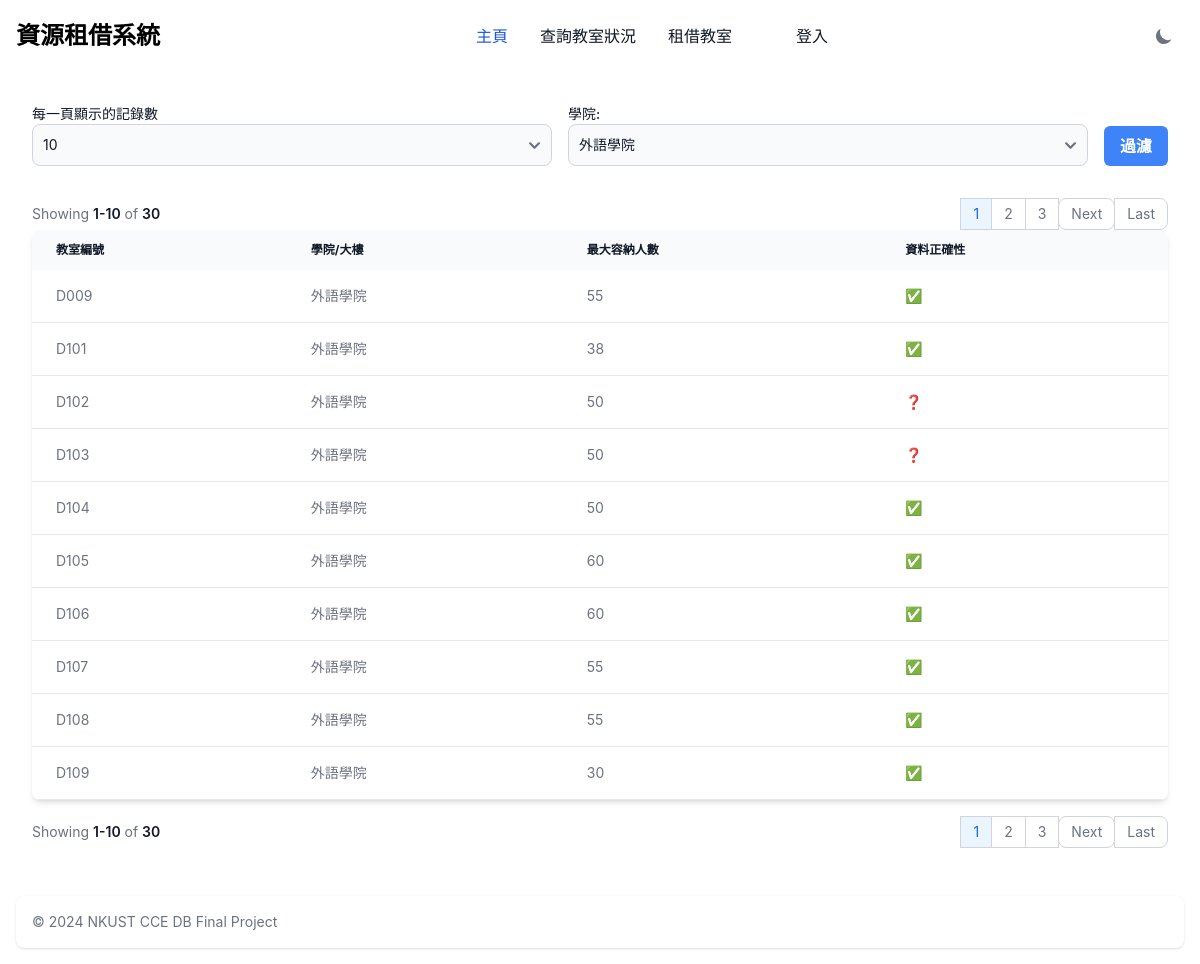
The page /index.php?colleage=外語學院 on the database its author committed.
### tables this page shows
CREATE TABLE `classroom_table` (
  `classroom` varchar(10) NOT NULL DEFAULT '0',
  `colleage` varchar(50) NOT NULL DEFAULT '',
  `max_capacity` int(10) NOT NULL DEFAULT 0,
  `is_realdata` enum('Y','N') NOT NULL DEFAULT 'N'
);

### index.php (the view, shortened to what this page needs)
<?php
$conn = require_once "config.php";
$colleages = [];
$query = "SELECT DISTINCT colleage FROM classroom_table";
$result = $conn->query($query);
while ($row = $result->fetch_row()) {
    $colleages[] = $row[0];
}
$limit = isset($_GET['limit']) ? (int) $_GET['limit'] : 10;
$page = isset($_GET['page']) ? (int) $_GET['page'] : 1;
$offset = ($page - 1) * $limit;
$colleage = isset($_GET['colleage']) ? $_GET['colleage'] : '';
$conditions = [];
if ($colleage) {
    $conditions[] = "colleage = '" . $conn->real_escape_string($colleage) . "'";
}
$where = '';
if (count($conditions) > 0) {
    $where = 'WHERE ' . implode(' AND ', $conditions);
}
$total_query = "SELECT COUNT(*) FROM classroom_table $where";
$total_result = $conn->query($total_query);
$total_rows = $total_result->fetch_row()[0];
$total_pages = ceil($total_rows / $limit);
$query = "SELECT * FROM classroom_table $where LIMIT $limit OFFSET $offset";
$result = $conn->query($query);
$query_params = http_build_query([
    'limit' => $limit,
    'colleage' => $colleage
]);
?>
<!DOCTYPE html>
<html>
<head>
    <link href="https://cdnjs.cloudflare.com/ajax/libs/flowbite/2.3.0/flowbite.min.css" rel="stylesheet" />
</head>
<body class="bg-white dark:bg-gray-900">
    <?php include './components/navigaion.php'; ?>
    <div class="max-w-screen-xl mx-auto p-4 sm:p-6 lg:p-8">
        <form method="GET" action="" class="flex flex-wrap space-x-4">
            <div class="mb-4 flex-1">
                <label for="limit" class="block text-sm font-medium text-gray-900 dark:text-white">每一頁顯示的記錄數</label>
                <select name="limit" id="limit"
                    class="bg-gray-50 border border-gray-300 text-gray-900 text-sm rounded-lg focus:ring-blue-500 focus:border-blue-500 block w-full p-2.5 dark:bg-gray-700 dark:border-gray-600 dark:placeholder-gray-400 dark:text-white dark:focus:ring-blue-500 dark:focus:border-blue-500">
                    <option value="10" <?= $limit == 10 ? 'selected' : ''; ?>>10</option>
                </select>
            </div>
            <div class="mb-4 flex-1">
                <label for="colleage" class="block text-sm font-medium text-gray-900 dark:text-white">學院:</label>
                <select name="colleage" id="colleage"
                    class="bg-gray-50 border border-gray-300 text-gray-900 text-sm rounded-lg focus:ring-blue-500 focus:border-blue-500 block w-full p-2.5 dark:bg-gray-700 dark:border-gray-600 dark:placeholder-gray-400 dark:text-white dark:focus:ring-blue-500 dark:focus:border-blue-500">
                    <?php foreach ($colleages as $c): ?>
                        <option value="<?= $c ?>" <?= $colleage == $c ? 'selected' : '' ?>><?= $c ?></option>
                    <?php endforeach; ?>
                </select>
            </div>
            <div class="flex items-end mb-4">
                <button type="submit"
                    class="px-4 py-2 font-semibold text-white bg-blue-500 rounded-md hover:bg-blue-700">過濾</button>
            </div>
        </form>
        <nav class="flex items-center flex-column flex-wrap md:flex-row justify-between pt-4"
            aria-label="Table navigation">
            <span
                class="text-sm font-normal text-gray-500 dark:text-gray-400 mb-4 md:mb-0 block w-full md:inline md:w-auto">
                Showing <span
                    class="font-semibold text-gray-900 dark:text-white"><?= $offset + 1 ?>-<?= min($offset + $limit, $total_rows) ?></span>
                of <span class="font-semibold text-gray-900 dark:text-white"><?= $total_rows ?></span>
            </span>
            <ul class="inline-flex -space-x-px rtl:space-x-reverse text-sm h-8">
                <?php
                $displayed_pages = [];
                if ($total_pages <= 10) {
                    $displayed_pages = range(1, $total_pages);
                }
                foreach ($displayed_pages as $p):
                    if ($p === '...'):
                        ?>
                        <li>
                            <span
                                class="flex items-center justify-center px-3 h-8 leading-tight text-gray-500 bg-white border border-gray-300 dark:bg-gray-800 dark:border-gray-700 dark:text-gray-400">...</span>
                        </li>
                        <?php
                    else:
                        ?>
                        <li>
                            <a href="?page=<?= $p ?>&<?= $query_params ?>"
                                class="flex items-center justify-center px-3 h-8 leading-tight <?= $p == $page ? 'text-blue-600 border border-gray-300 bg-blue-50 hover:bg-blue-100 hover:text-blue-700 dark:border-gray-700 dark:bg-gray-700 dark:text-white' : 'text-gray-500 bg-white border border-gray-300 hover:bg-gray-100 hover:text-gray-900 dark:text-white dark:bg-gray-800 dark:border-gray-700 dark:text-gray-400 dark:hover:bg-gray-700 dark:hover:text-white' ?>"><?= $p ?></a>
                        </li>
                        <?php
                    endif;
                endforeach;
                ?>
                <?php if ($page < $total_pages): ?>
                    <li>
                        <a href="?page=<?= $page + 1 ?>&<?= $query_params ?>"
                            class="flex items-center justify-center px-3 h-8 leading-tight text-gray-500 bg-white border border-gray-300 rounded-lg hover:bg-gray-100 hover:text-gray-900 dark:text-white dark:bg-gray-800 dark:border-gray-700 dark:text-gray-400 dark:hover:bg-gray-700 dark:hover:text-white">Next</a>
                    </li>
                    <li>
                        <a href="?page=<?= $total_pages ?>&<?= $query_params ?>"
                            class="flex items-center justify-center px-3 h-8 leading-tight text-gray-500 bg-white border border-gray-300 rounded-e-lg hover:bg-gray-100 hover:text-gray-900 dark:text-white dark:bg-gray-800 dark:border-gray-700 dark:text-gray-400 dark:hover:bg-gray-700 dark:hover:text-white">Last</a>
                    </li>
                <?php endif; ?>
            </ul>
        </nav>
        <div class="relative overflow-x-auto shadow-md sm:rounded-lg">
            <table class="w-full text-sm text-left rtl:text-right text-gray-500 dark:text-gray-400 overflow-auto">
                <thead
                    class="text-xs text-gray-900 dark:text-white uppercase bg-gray-50 dark:bg-gray-700 dark:text-gray-400 whitespace-nowrap">
                    <tr>
                        <th scope="col" class="px-6 py-3">教室編號</th>
                        <th scope="col" class="px-6 py-3">學院/大樓</th>
                        <th scope="col" class="px-6 py-3">最大容納人數</th>
                        <th scope="col" class="px-6 py-3">
                            <button data-popover-target="popover-default" type="button">資料正確性</button>
                        </th>
                    </tr>
                </thead>
                <tbody>
                    <?php while ($row = $result->fetch_assoc()): ?>
                        <tr
                            class="bg-white border-b dark:bg-gray-800 dark:border-gray-700 hover:bg-gray-50 dark:hover:bg-gray-600 whitespace-nowrap">
                            <td class="px-6 py-4"><?= $row['classroom'] ?? '' ?></td>
                            <td class="px-6 py-4"><?= $row['colleage'] ?? '' ?></td>
                            <td class="px-6 py-4"><?= $row['max_capacity'] ?? '' ?></td>
                            <td class="px-6 py-4"><?= $row['is_realdata'] == 'N' ? '❓' : '✅' ?></td>
                        </tr>
                    <?php endwhile; ?>
                </tbody>
            </table>
        </div>
        <nav class="flex items-center flex-column flex-wrap md:flex-row justify-between pt-4"
            aria-label="Table navigation">
            <span
                class="text-sm font-normal text-gray-500 dark:text-gray-400 mb-4 md:mb-0 block w-full md:inline md:w-auto">
                Showing <span
                    class="font-semibold text-gray-900 dark:text-white"><?= $offset + 1 ?>-<?= min($offset + $limit, $total_rows) ?></span>
                of <span class="font-semibold text-gray-900 dark:text-white"><?= $total_rows ?></span>
            </span>
            <ul class="inline-flex -space-x-px rtl:space-x-reverse text-sm h-8">
                <?php
                $displayed_pages = [];
                if ($total_pages <= 10) {
                    $displayed_pages = range(1, $total_pages);
                }
                foreach ($displayed_pages as $p):
                    if ($p === '...'):
                        ?>
                        <li>
                            <span
                                class="flex items-center justify-center px-3 h-8 leading-tight text-gray-500 bg-white border border-gray-300 dark:bg-gray-800 dark:border-gray-700 dark:text-gray-400">...</span>
                        </li>
                        <?php
                    else:
                        ?>
                        <li>
                            <a href="?page=<?= $p ?>&<?= $query_params ?>"
                                class="flex items-center justify-center px-3 h-8 leading-tight <?= $p == $page ? 'text-blue-600 border border-gray-300 bg-blue-50 hover:bg-blue-100 hover:text-blue-700 dark:border-gray-700 dark:bg-gray-700 dark:text-white' : 'text-gray-500 bg-white border border-gray-300 hover:bg-gray-100 hover:text-gray-900 dark:text-white dark:bg-gray-800 dark:border-gray-700 dark:text-gray-400 dark:hover:bg-gray-700 dark:hover:text-white' ?>"><?= $p ?></a>
                        </li>
                        <?php
                    endif;
                endforeach;
                ?>
                <?php if ($page < $total_pages): ?>
                    <li>
                        <a href="?page=<?= $page + 1 ?>&<?= $query_params ?>"
                            class="flex items-center justify-center px-3 h-8 leading-tight text-gray-500 bg-white border border-gray-300 rounded-lg hover:bg-gray-100 hover:text-gray-900 dark:text-white dark:bg-gray-800 dark:border-gray-700 dark:text-gray-400 dark:hover:bg-gray-700 dark:hover:text-white">Next</a>
                    </li>
                    <li>
                        <a href="?page=<?= $total_pages ?>&<?= $query_params ?>"
                            class="flex items-center justify-center px-3 h-8 leading-tight text-gray-500 bg-white border border-gray-300 rounded-e-lg hover:bg-gray-100 hover:text-gray-900 dark:text-white dark:bg-gray-800 dark:border-gray-700 dark:text-gray-400 dark:hover:bg-gray-700 dark:hover:text-white">Last</a>
                    </li>
                <?php endif; ?>
            </ul>
        </nav>
    </div>
    <?php include './components/footer.php'; ?>
</body>
</html>

### rows shown on the page
classroom_table: classroom "D009", colleage "外語學院", max_capacity "55"
classroom_table: classroom "D101", colleage "外語學院", max_capacity "38"
classroom_table: classroom "D102", colleage "外語學院", max_capacity "50"
classroom_table: classroom "D103", colleage "外語學院", max_capacity "50"
classroom_table: classroom "D104", colleage "外語學院", max_capacity "50"
classroom_table: classroom "D105", colleage "外語學院", max_capacity "60"
classroom_table: classroom "D106", colleage "外語學院", max_capacity "60"
classroom_table: classroom "D107", colleage "外語學院", max_capacity "55"
classroom_table: classroom "D108", colleage "外語學院", max_capacity "55"
classroom_table: classroom "D109", colleage "外語學院", max_capacity "30"

### other values the page prints
$offset + 1 "1"
min($offset + $limit, $total_rows) "10"
$total_rows "30"
$p "1"
$p "2"
$p "3"
form field colleage "外語學院"
